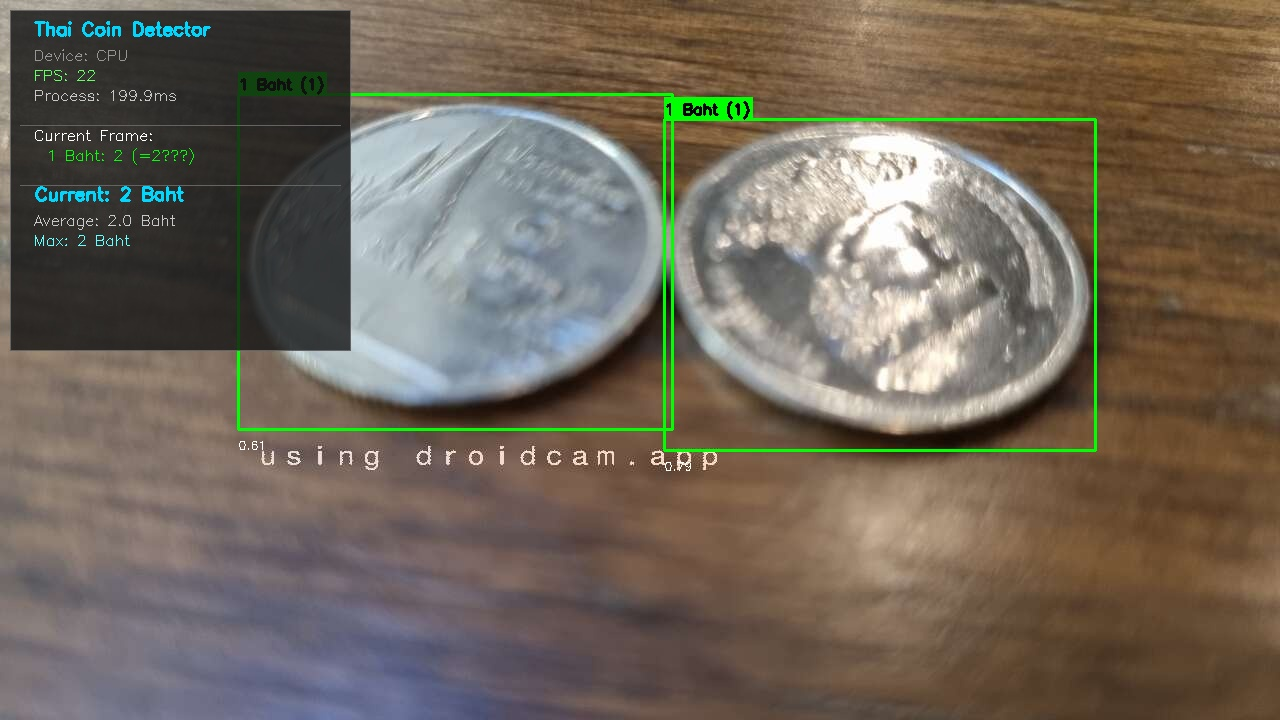
#> input picture coin_detection_20260309_175753.jpg, 1280 x 720 px, given in place of the camera
$ python measure.py
#> lines starting #> are read from the running program, lines starting #| are printed output that depends on the picture; after the words box and inside, x2 and y2 are one past the last pixel; in counts of white or black regions, pixels touching at a corner belong together
#> further down, frame is the input picture: shape (720, 1280, 3); mean B, G, R 90.2, 103, 113
import cv2
from scipy.spatial import distance as dist

# สมมติว่าวัตถุอ้างอิงของเรา (เช่น เหรียญหรือการ์ด) กว้าง 2.0 cm
REFERENCE_WIDTH = 2.0

def get_size(frame):
    # 1. เตรียมภาพ (Grayscale -> Blur -> Canny)
    gray = cv2.cvtColor(frame, cv2.COLOR_BGR2GRAY)
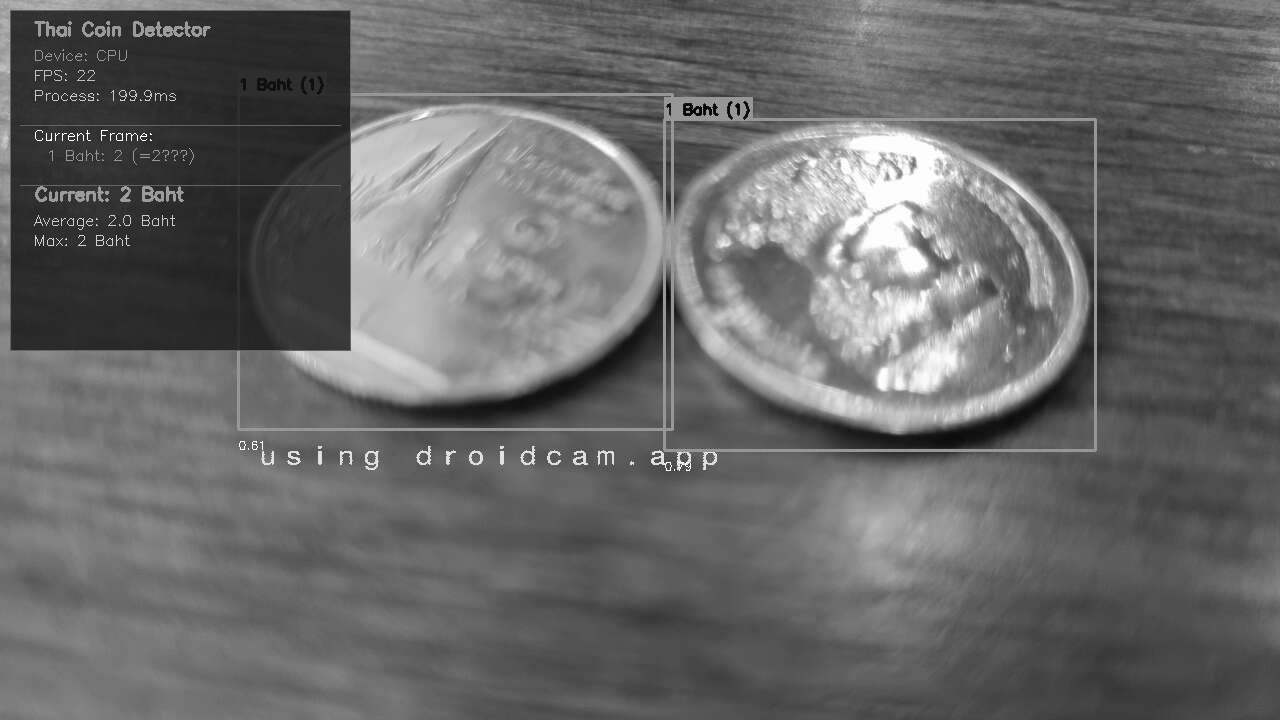
#> gray: shape (720, 1280); min 0, max 255, mean 104.6
    blur = cv2.GaussianBlur(gray, (7, 7), 0)
    edged = cv2.Canny(blur, 50, 100)
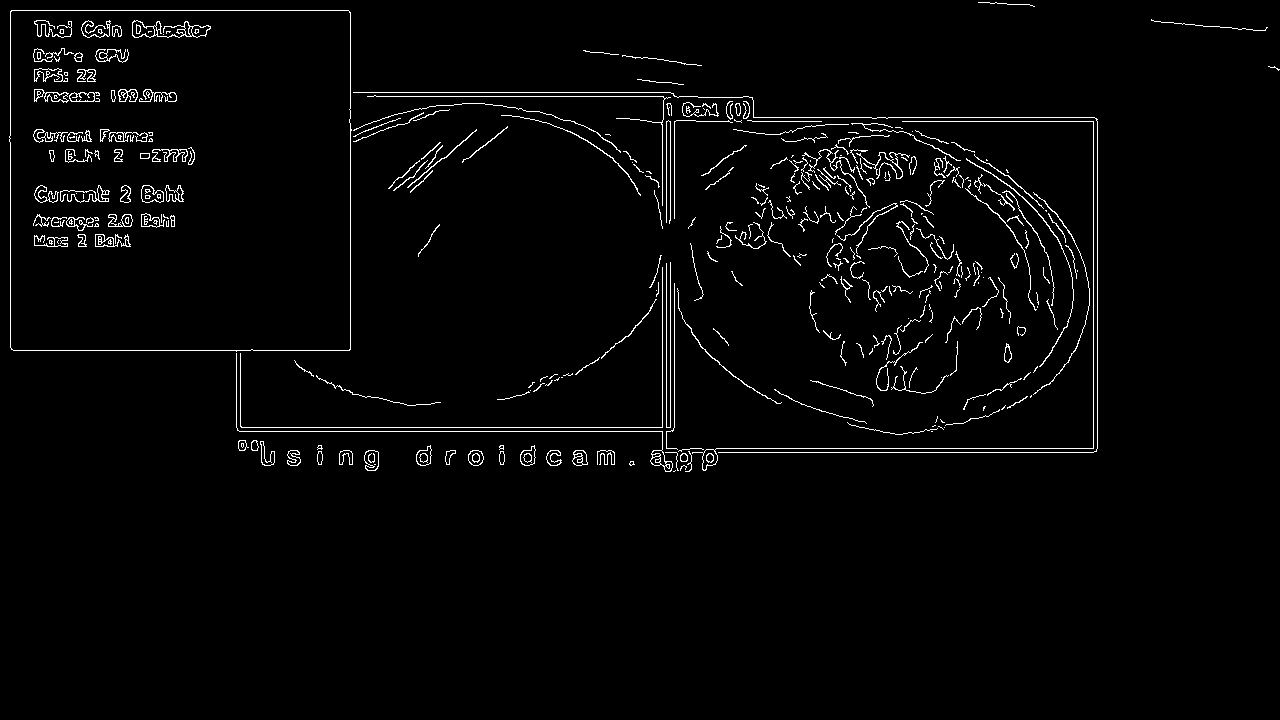
#> edged: shape (720, 1280); 2.4% white in thin lines or dots, all inside (x1, y1, x2, y2) = (9, 2, 1280, 472)
    edged = cv2.dilate(edged, None, iterations=1)
#> edged: shape (720, 1280); 7.5% white; 91 white regions (1 under 20 px), largest, box (x1, y1, x2, y2) and area: (8, 9, 1099, 473) 23370, (732, 122, 1091, 436) 14975, (868, 265, 959, 395) 1983
    edged = cv2.erode(edged, None, iterations=1)
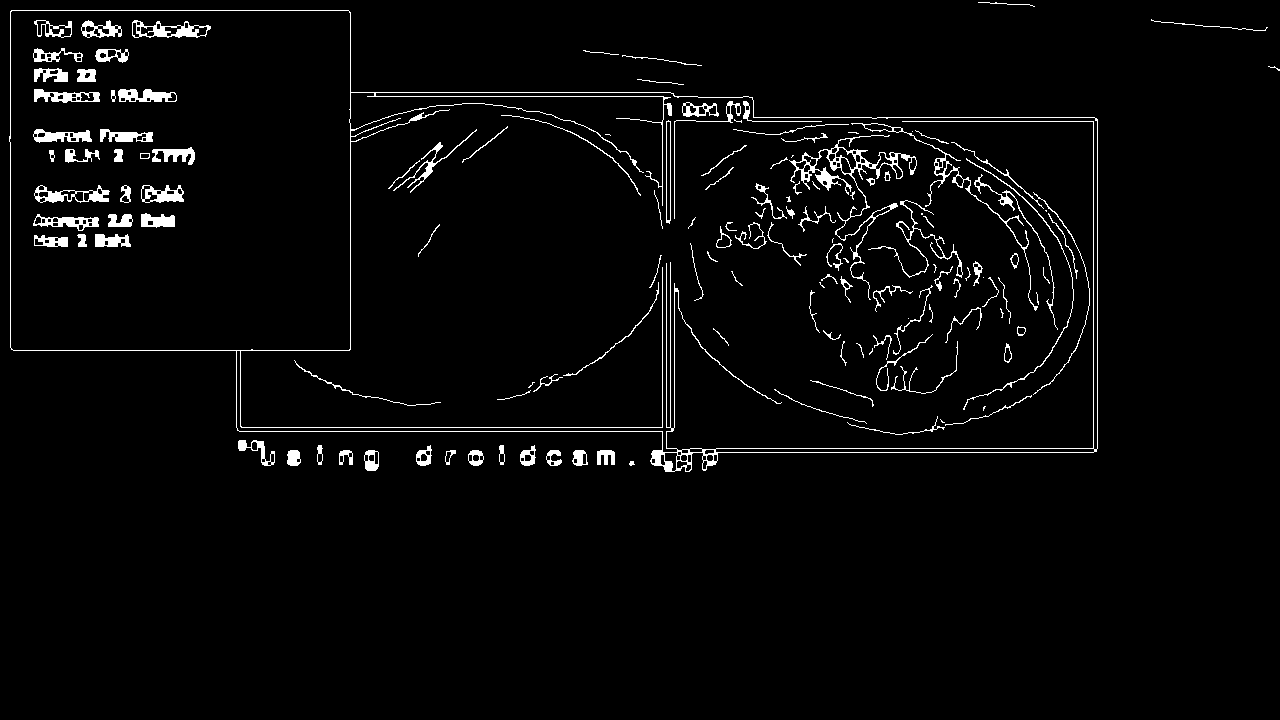
#> edged: shape (720, 1280); 3% white; 143 white regions (25 under 20 px)

    # 2. หา Contours
    cnts, _ = cv2.findContours(edged.copy(), cv2.RETR_EXTERNAL, cv2.CHAIN_APPROX_SIMPLE)
#> cnts = 21 contours, 7 with area under 20; largest, box (x1, y1, x2, y2) and area: (9, 10, 1098, 472) 379082, (238, 440, 275, 466) 296, (364, 450, 379, 471) 252, (520, 445, 536, 466) 208, (416, 445, 432, 466) 208

    pixels_per_metric = None

    for c in cnts:
        if cv2.contourArea(c) < 500: # กรอง Noise เล็กๆ ออก
            continue

        # วาดกล่องรอบวัตถุ
        rect = cv2.minAreaRect(c)
        (x, y), (w, h), angle = rect

        # กรณีวัตถุแรกคือวัตถุอ้างอิง (ควรวางไว้ซ้ายสุดของภาพ)
        if pixels_per_metric is None:
            pixels_per_metric = w / REFERENCE_WIDTH

        # คำนวณขนาดจริง
        actual_w = w / pixels_per_metric
        actual_h = h / pixels_per_metric

        # แสดงผลบนจอ
        cv2.putText(frame, f"{actual_w:.1f}x{actual_h:.1f}cm", (int(x), int(y)),
                    cv2.FONT_HERSHEY_SIMPLEX, 0.6, (255, 0, 0), 2)
#> this loop made 21 passes
#> (x, y, w, h, angle, pixels_per_metric, actual_w, actual_h) on pass 20: (552.1, 244.8, 429.3, 1123.1, -84.64, 214.7, 2, 5.23)
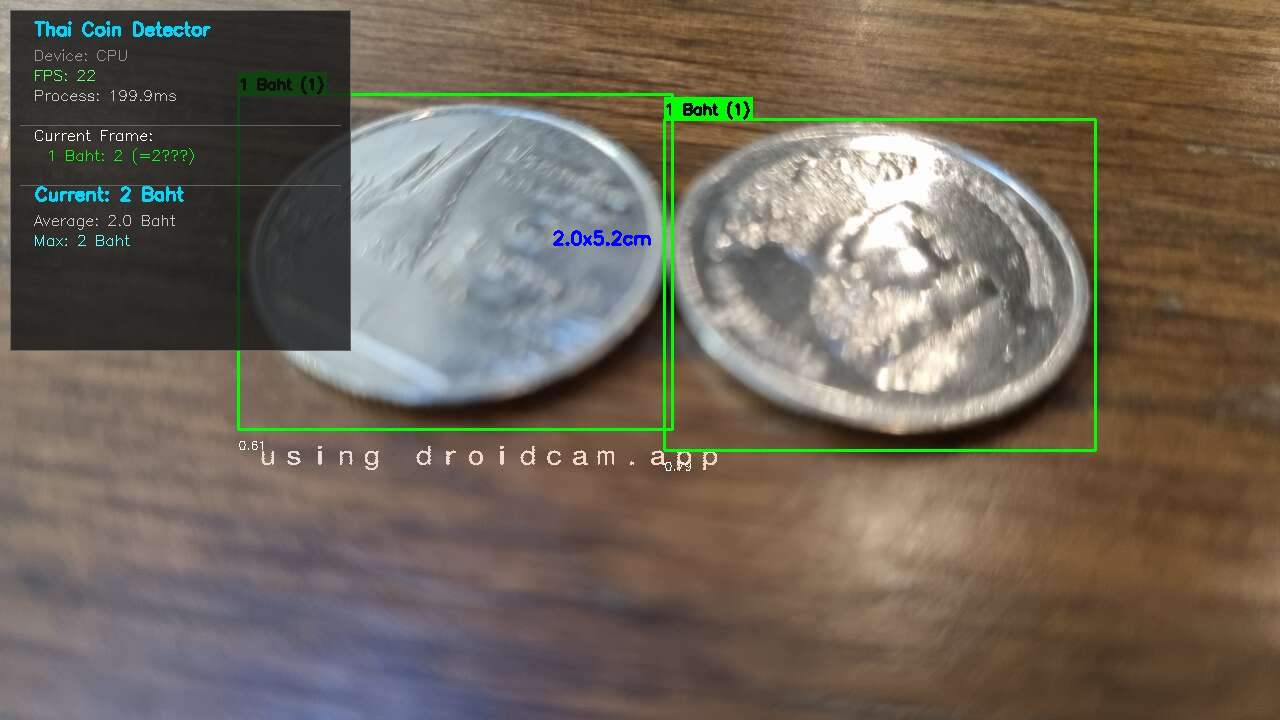
#> frame: shape (720, 1280, 3); 0.07% of pixels changed, all inside (x1, y1, x2, y2) = (553, 230, 651, 246)
#> after the loop, pixels_per_metric = 214.7

    return frame

# รันกล้อง MacBook
cap = cv2.VideoCapture(0)
while True:
    ret, frame = cap.read()
    if not ret: break
    result = get_size(frame)
    cv2.imshow("Measure Tool", result)
    if cv2.waitKey(1) & 0xFF == ord('q'): break
#> (key q is pressed here)

cap.release()
cv2.destroyAllWindows()
